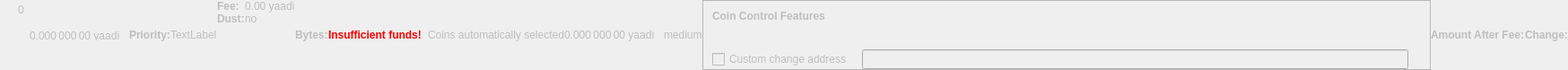
    <widget class="QWidget" name="dummyHideWidget" native="true">
     <property name="enabled">
      <bool>false</bool>
     </property>
     <property name="maximumSize">
      <size>
       <width>100</width>
       <height>22</height>
      </size>
     </property>
     <layout class="QHBoxLayout" name="dummyHideLayout">
      <property name="spacing">
       <number>0</number>
      </property>
      <property name="leftMargin">
       <number>0</number>
      </property>
      <property name="topMargin">
       <number>0</number>
      </property>
      <property name="rightMargin">
       <number>0</number>
      </property>
      <property name="bottomMargin">
       <number>0</number>
      </property>
      <item>
       <layout class="QFormLayout" name="formLayoutCoinControl1">
        <property name="horizontalSpacing">
         <number>10</number>
        </property>
        <property name="verticalSpacing">
         <number>14</number>
        </property>
        <property name="leftMargin">
         <number>10</number>
        </property>
        <property name="topMargin">
         <number>4</number>
        </property>
        <property name="rightMargin">
         <number>6</number>
        </property>
        <item row="0" column="1">
         <widget class="QLabel" name="labelCoinControlBytes">
          <property name="cursor">
           <cursorShape>IBeamCursor</cursorShape>
          </property>
          <property name="contextMenuPolicy">
           <enum>Qt::ActionsContextMenu</enum>
          </property>
          <property name="text">
           <string notr="true">0</string>
          </property>
          <property name="textInteractionFlags">
           <set>Qt::LinksAccessibleByMouse|Qt::TextSelectableByKeyboard|Qt::TextSelectableByMouse</set>
          </property>
         </widget>
        </item>
       </layout>
      </item>
      <item>
       <widget class="QLabel" name="labelCoinControlAfterFee">
        <property name="enabled">
         <bool>false</bool>
        </property>
        <property name="sizePolicy">
         <sizepolicy hsizetype="Fixed" vsizetype="Fixed">
          <horstretch>0</horstretch>
          <verstretch>0</verstretch>
         </sizepolicy>
        </property>
        <property name="minimumSize">
         <size>
          <width>111</width>
          <height>12</height>
         </size>
        </property>
        <property name="maximumSize">
         <size>
          <width>111</width>
          <height>12</height>
         </size>
        </property>
        <property name="cursor">
         <cursorShape>IBeamCursor</cursorShape>
        </property>
        <property name="contextMenuPolicy">
         <enum>Qt::ActionsContextMenu</enum>
        </property>
        <property name="text">
         <string notr="true">0.000 000 00 yaadi</string>
        </property>
        <property name="textInteractionFlags">
         <set>Qt::LinksAccessibleByMouse|Qt::TextSelectableByKeyboard|Qt::TextSelectableByMouse</set>
        </property>
       </widget>
      </item>
      <item>
       <widget class="QLabel" name="labelCoinControlPriorityText">
        <property name="enabled">
         <bool>false</bool>
        </property>
        <property name="font">
         <font>
          <weight>75</weight>
          <bold>true</bold>
         </font>
        </property>
        <property name="text">
         <string>Priority:</string>
        </property>
       </widget>
      </item>
      <item>
       <layout class="QHBoxLayout" name="horizontalLayout">
        <item>
         <widget class="QLabel" name="WarningLabel">
          <property name="text">
           <string>TextLabel</string>
          </property>
         </widget>
        </item>
       </layout>
      </item>
      <item>
       <layout class="QFormLayout" name="formLayoutCoinControl3">
        <property name="horizontalSpacing">
         <number>0</number>
        </property>
        <property name="verticalSpacing">
         <number>0</number>
        </property>
        <property name="leftMargin">
         <number>0</number>
        </property>
        <property name="topMargin">
         <number>0</number>
        </property>
        <property name="rightMargin">
         <number>0</number>
        </property>
        <item row="0" column="0">
         <widget class="QLabel" name="labelCoinControlFeeText">
          <property name="enabled">
           <bool>false</bool>
          </property>
          <property name="font">
           <font>
            <weight>75</weight>
            <bold>true</bold>
           </font>
          </property>
          <property name="text">
           <string>Fee:</string>
          </property>
          <property name="margin">
           <number>0</number>
          </property>
         </widget>
        </item>
        <item row="0" column="1">
         <widget class="QLabel" name="labelCoinControlFee">
          <property name="enabled">
           <bool>false</bool>
          </property>
          <property name="cursor">
           <cursorShape>IBeamCursor</cursorShape>
          </property>
          <property name="contextMenuPolicy">
           <enum>Qt::ActionsContextMenu</enum>
          </property>
          <property name="text">
           <string notr="true">0.00 yaadi</string>
          </property>
          <property name="textInteractionFlags">
           <set>Qt::LinksAccessibleByMouse|Qt::TextSelectableByKeyboard|Qt::TextSelectableByMouse</set>
          </property>
         </widget>
        </item>
        <item row="1" column="0">
         <widget class="QLabel" name="labelCoinControlLowOutputText">
          <property name="enabled">
           <bool>false</bool>
          </property>
          <property name="font">
           <font>
            <weight>75</weight>
            <bold>true</bold>
           </font>
          </property>
          <property name="text">
           <string>Dust:</string>
          </property>
         </widget>
        </item>
        <item row="1" column="1">
         <widget class="QLabel" name="labelCoinControlLowOutput">
          <property name="enabled">
           <bool>false</bool>
          </property>
          <property name="cursor">
           <cursorShape>IBeamCursor</cursorShape>
          </property>
          <property name="contextMenuPolicy">
           <enum>Qt::ActionsContextMenu</enum>
          </property>
          <property name="text">
           <string>no</string>
          </property>
          <property name="textInteractionFlags">
           <set>Qt::LinksAccessibleByMouse|Qt::TextSelectableByKeyboard|Qt::TextSelectableByMouse</set>
          </property>
         </widget>
        </item>
       </layout>
      </item>
      <item>
       <widget class="QLabel" name="labelCoinControlBytesText">
        <property name="enabled">
         <bool>false</bool>
        </property>
        <property name="font">
         <font>
          <weight>75</weight>
          <bold>true</bold>
         </font>
        </property>
        <property name="text">
         <string>Bytes:</string>
        </property>
       </widget>
      </item>
      <item>
       <layout class="QFormLayout" name="formLayoutCoinControl2">
        <property name="horizontalSpacing">
         <number>0</number>
        </property>
        <property name="verticalSpacing">
         <number>0</number>
        </property>
        <property name="leftMargin">
         <number>0</number>
        </property>
        <property name="topMargin">
         <number>0</number>
        </property>
        <property name="rightMargin">
         <number>0</number>
        </property>
       </layout>
      </item>
      <item>
       <layout class="QHBoxLayout" name="horizontalLayoutCoinControl2">
        <property name="spacing">
         <number>0</number>
        </property>
        <property name="bottomMargin">
         <number>0</number>
        </property>
       </layout>
      </item>
      <item>
       <widget class="QLabel" name="labelCoinControlInsuffFunds">
        <property name="enabled">
         <bool>false</bool>
        </property>
        <property name="minimumSize">
         <size>
          <width>0</width>
          <height>0</height>
         </size>
        </property>
        <property name="font">
         <font>
          <weight>75</weight>
          <bold>true</bold>
         </font>
        </property>
        <property name="styleSheet">
         <string notr="true">color:red;font-weight:bold;</string>
        </property>
        <property name="text">
         <string>Insufficient funds!</string>
        </property>
        <property name="margin">
         <number>5</number>
        </property>
       </widget>
      </item>
      <item>
       <layout class="QFormLayout" name="formLayoutCoinControl4">
        <property name="horizontalSpacing">
         <number>0</number>
        </property>
        <property name="verticalSpacing">
         <number>0</number>
        </property>
        <property name="leftMargin">
         <number>0</number>
        </property>
        <property name="topMargin">
         <number>0</number>
        </property>
        <property name="rightMargin">
         <number>0</number>
        </property>
       </layout>
      </item>
      <item>
       <widget class="QLabel" name="labelCoinControlChangeLabel">
        <property name="enabled">
         <bool>false</bool>
        </property>
        <property name="sizePolicy">
         <sizepolicy hsizetype="Preferred" vsizetype="Expanding">
          <horstretch>0</horstretch>
          <verstretch>0</verstretch>
         </sizepolicy>
        </property>
        <property name="minimumSize">
         <size>
          <width>0</width>
          <height>0</height>
         </size>
        </property>
        <property name="text">
         <string/>
        </property>
        <property name="margin">
         <number>3</number>
        </property>
       </widget>
      </item>
      <item>
       <widget class="QLabel" name="labelCoinControlAutomaticallySelected">
        <property name="enabled">
         <bool>false</bool>
        </property>
        <property name="sizePolicy">
         <sizepolicy hsizetype="Fixed" vsizetype="Fixed">
          <horstretch>0</horstretch>
          <verstretch>0</verstretch>
         </sizepolicy>
        </property>
        <property name="minimumSize">
         <size>
          <width>0</width>
          <height>0</height>
         </size>
        </property>
        <property name="maximumSize">
         <size>
          <width>240</width>
          <height>16777215</height>
         </size>
        </property>
        <property name="text">
         <string>Coins automatically selected</string>
        </property>
        <property name="margin">
         <number>5</number>
        </property>
       </widget>
      </item>
      <item>
       <widget class="QLabel" name="labelCoinControlChange">
        <property name="enabled">
         <bool>false</bool>
        </property>
        <property name="sizePolicy">
         <sizepolicy hsizetype="Fixed" vsizetype="Fixed">
          <horstretch>0</horstretch>
          <verstretch>0</verstretch>
         </sizepolicy>
        </property>
        <property name="minimumSize">
         <size>
          <width>111</width>
          <height>0</height>
         </size>
        </property>
        <property name="maximumSize">
         <size>
          <width>111</width>
          <height>16777215</height>
         </size>
        </property>
        <property name="cursor">
         <cursorShape>IBeamCursor</cursorShape>
        </property>
        <property name="contextMenuPolicy">
         <enum>Qt::ActionsContextMenu</enum>
        </property>
        <property name="text">
         <string notr="true">0.000 000 00 yaadi</string>
        </property>
        <property name="textInteractionFlags">
         <set>Qt::LinksAccessibleByMouse|Qt::TextSelectableByKeyboard|Qt::TextSelectableByMouse</set>
        </property>
       </widget>
      </item>
      <item>
       <widget class="QLabel" name="labelCoinControlPriority">
        <property name="enabled">
         <bool>false</bool>
        </property>
        <property name="cursor">
         <cursorShape>IBeamCursor</cursorShape>
        </property>
        <property name="contextMenuPolicy">
         <enum>Qt::ActionsContextMenu</enum>
        </property>
        <property name="text">
         <string>medium</string>
        </property>
        <property name="textInteractionFlags">
         <set>Qt::LinksAccessibleByMouse|Qt::TextSelectableByKeyboard|Qt::TextSelectableByMouse</set>
        </property>
       </widget>
      </item>
      <item>
       <widget class="QFrame" name="frameCoinControl">
        <property name="sizePolicy">
         <sizepolicy hsizetype="Expanding" vsizetype="Expanding">
          <horstretch>0</horstretch>
          <verstretch>0</verstretch>
         </sizepolicy>
        </property>
        <property name="maximumSize">
         <size>
          <width>16777215</width>
          <height>16777215</height>
         </size>
        </property>
        <property name="frameShape">
         <enum>QFrame::StyledPanel</enum>
        </property>
        <property name="frameShadow">
         <enum>QFrame::Sunken</enum>
        </property>
        <layout class="QVBoxLayout" name="verticalLayoutCoinControl2_2">
         <property name="spacing">
          <number>0</number>
         </property>
         <property name="leftMargin">
          <number>0</number>
         </property>
         <property name="topMargin">
          <number>0</number>
         </property>
         <property name="rightMargin">
          <number>0</number>
         </property>
         <property name="bottomMargin">
          <number>0</number>
         </property>
         <item>
          <layout class="QVBoxLayout" name="verticalLayoutCoinControl" stretch="0,0,0,1">
           <property name="spacing">
            <number>0</number>
           </property>
           <property name="leftMargin">
            <number>10</number>
           </property>
           <property name="topMargin">
            <number>10</number>
           </property>
           <item>
            <layout class="QHBoxLayout" name="horizontalLayoutCoinControl1">
             <property name="bottomMargin">
              <number>15</number>
             </property>
             <item>
              <widget class="QLabel" name="labelCoinControlFeatures">
               <property name="enabled">
                <bool>false</bool>
               </property>
               <property name="sizePolicy">
                <sizepolicy hsizetype="Preferred" vsizetype="Maximum">
                 <horstretch>0</horstretch>
                 <verstretch>0</verstretch>
                </sizepolicy>
               </property>
               <property name="font">
                <font>
                 <weight>75</weight>
                 <bold>true</bold>
                </font>
               </property>
               <property name="styleSheet">
                <string notr="true">font-weight:bold;</string>
               </property>
               <property name="text">
                <string>Coin Control Features</string>
               </property>
              </widget>
             </item>
            </layout>
           </item>
           <item>
            <widget class="QWidget" name="widgetCoinControl" native="true">
             <property name="sizePolicy">
              <sizepolicy hsizetype="Preferred" vsizetype="Preferred">
               <horstretch>0</horstretch>
               <verstretch>0</verstretch>
              </sizepolicy>
             </property>
             <property name="minimumSize">
              <size>
               <width>0</width>
               <height>0</height>
              </size>
             </property>
             <property name="styleSheet">
              <string notr="true"/>
             </property>
             <layout class="QHBoxLayout" name="horizontalLayoutCoinControl5_2">
              <property name="leftMargin">
               <number>0</number>
              </property>
              <property name="topMargin">
               <number>0</number>
              </property>
              <property name="rightMargin">
               <number>0</number>
              </property>
              <property name="bottomMargin">
               <number>0</number>
              </property>
              <item>
               <layout class="QHBoxLayout" name="horizontalLayoutCoinControl3">
                <property name="spacing">
                 <number>20</number>
                </property>
                <property name="topMargin">
                 <number>0</number>
                </property>
                <property name="bottomMargin">
                 <number>10</number>
                </property>
               </layout>
              </item>
             </layout>
            </widget>
           </item>
           <item>
            <layout class="QHBoxLayout" name="horizontalLayoutCoinControl4" stretch="0,0,0">
             <property name="spacing">
              <number>12</number>
             </property>
             <property name="sizeConstraint">
              <enum>QLayout::SetDefaultConstraint</enum>
             </property>
             <property name="topMargin">
              <number>5</number>
             </property>
             <property name="rightMargin">
              <number>5</number>
             </property>
             <item>
              <widget class="QCheckBox" name="checkBoxCoinControlChange">
               <property name="enabled">
                <bool>false</bool>
               </property>
               <property name="toolTip">
                <string>If this is activated, but the change address is empty or invalid, change will be sent to a newly generated address.</string>
               </property>
               <property name="text">
                <string>Custom change address</string>
               </property>
              </widget>
             </item>
             <item>
              <widget class="QValidatedLineEdit" name="lineEditCoinControlChange">
               <property name="enabled">
                <bool>false</bool>
               </property>
               <property name="sizePolicy">
                <sizepolicy hsizetype="Expanding" vsizetype="Fixed">
                 <horstretch>0</horstretch>
                 <verstretch>0</verstretch>
                </sizepolicy>
               </property>
              </widget>
             </item>
             <item>
              <widget class="QLabel" name="labelCoinControlChangeLabel_2">
               <property name="sizePolicy">
                <sizepolicy hsizetype="Preferred" vsizetype="Expanding">
                 <horstretch>0</horstretch>
                 <verstretch>0</verstretch>
                </sizepolicy>
               </property>
               <property name="minimumSize">
                <size>
                 <width>0</width>
                 <height>0</height>
                </size>
               </property>
               <property name="text">
                <string/>
               </property>
               <property name="margin">
                <number>3</number>
               </property>
              </widget>
             </item>
            </layout>
           </item>
           <item>
            <spacer name="verticalSpacerCoinControl">
             <property name="orientation">
              <enum>Qt::Vertical</enum>
             </property>
             <property name="sizeHint" stdset="0">
              <size>
               <width>800</width>
               <height>1</height>
              </size>
             </property>
            </spacer>
           </item>
          </layout>
         </item>
        </layout>
       </widget>
      </item>
      <item>
       <widget class="QLabel" name="labelCoinControlAfterFeeText">
        <property name="enabled">
         <bool>false</bool>
        </property>
        <property name="minimumSize">
         <size>
          <width>0</width>
          <height>0</height>
         </size>
        </property>
        <property name="maximumSize">
         <size>
          <width>16777215</width>
          <height>16777215</height>
         </size>
        </property>
        <property name="font">
         <font>
          <weight>75</weight>
          <bold>true</bold>
         </font>
        </property>
        <property name="text">
         <string>Amount After Fee:</string>
        </property>
        <property name="alignment">
         <set>Qt::AlignLeading|Qt::AlignLeft|Qt::AlignVCenter</set>
        </property>
        <property name="margin">
         <number>0</number>
        </property>
       </widget>
      </item>
      <item>
       <widget class="QLabel" name="labelCoinControlChangeText">
        <property name="enabled">
         <bool>false</bool>
        </property>
        <property name="sizePolicy">
         <sizepolicy hsizetype="Preferred" vsizetype="Preferred">
          <horstretch>0</horstretch>
          <verstretch>0</verstretch>
         </sizepolicy>
        </property>
        <property name="minimumSize">
         <size>
          <width>0</width>
          <height>0</height>
         </size>
        </property>
        <property name="maximumSize">
         <size>
          <width>16777215</width>
          <height>16777215</height>
         </size>
        </property>
        <property name="font">
         <font>
          <weight>75</weight>
          <bold>true</bold>
         </font>
        </property>
        <property name="text">
         <string>Change:</string>
        </property>
        <property name="alignment">
         <set>Qt::AlignLeading|Qt::AlignLeft|Qt::AlignVCenter</set>
        </property>
       </widget>
      </item>
     </layout>
    </widget>
